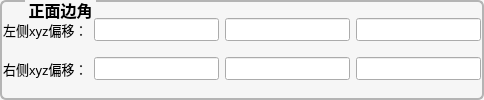
             <widget class="QGroupBox" name="groupBox_16">
              <property name="font">
               <font>
                <pointsize>12</pointsize>
                <bold>true</bold>
               </font>
              </property>
              <property name="styleSheet">
               <string notr="true">QGroupBox {
	color: rgb(0, 0, 0);
	background-color: #f6f6f6;
    border-width: 2px;
    border-radius: 6px;
   border-style:solid;
  border-color: #b4b4b4;
  margin-top: 2ex;
}
QGroupBox::title {
     subcontrol-origin: margin;
     subcontrol-position: top left;
   left:25px;
     margin-left: 0px;
     padding:0 1px;
}</string>
              </property>
              <property name="title">
               <string>正面边角</string>
              </property>
              <property name="alignment">
               <set>Qt::AlignCenter</set>
              </property>
              <layout class="QGridLayout" name="gridLayout_16">
               <property name="leftMargin">
                <number>1</number>
               </property>
               <property name="topMargin">
                <number>1</number>
               </property>
               <property name="rightMargin">
                <number>1</number>
               </property>
               <property name="bottomMargin">
                <number>1</number>
               </property>
               <property name="horizontalSpacing">
                <number>6</number>
               </property>
               <property name="verticalSpacing">
                <number>1</number>
               </property>
               <item row="0" column="1">
                <widget class="QLineEdit" name="lineEdit_Front_Region1_X_Shift_R">
                 <property name="sizePolicy">
                  <sizepolicy hsizetype="Expanding" vsizetype="Fixed">
                   <horstretch>0</horstretch>
                   <verstretch>0</verstretch>
                  </sizepolicy>
                 </property>
                 <property name="font">
                  <font>
                   <pointsize>10</pointsize>
                   <bold>false</bold>
                  </font>
                 </property>
                </widget>
               </item>
               <item row="0" column="2">
                <widget class="QLineEdit" name="lineEdit_Front_Region1_Y_Shift_R">
                 <property name="font">
                  <font>
                   <pointsize>10</pointsize>
                   <bold>false</bold>
                  </font>
                 </property>
                </widget>
               </item>
               <item row="0" column="0">
                <widget class="QLabel" name="label_17">
                 <property name="font">
                  <font>
                   <pointsize>10</pointsize>
                   <bold>false</bold>
                  </font>
                 </property>
                 <property name="styleSheet">
                  <string notr="true">color: rgb(0, 0, 0);</string>
                 </property>
                 <property name="text">
                  <string>左侧xyz偏移：</string>
                 </property>
                </widget>
               </item>
               <item row="0" column="3">
                <widget class="QLineEdit" name="lineEdit_Front_Region1_Z_Shift_R">
                 <property name="font">
                  <font>
                   <pointsize>10</pointsize>
                   <bold>false</bold>
                  </font>
                 </property>
                </widget>
               </item>
               <item row="1" column="3">
                <widget class="QLineEdit" name="lineEdit_Front_Region2_Z_Shift_R">
                 <property name="font">
                  <font>
                   <pointsize>10</pointsize>
                   <bold>false</bold>
                  </font>
                 </property>
                </widget>
               </item>
               <item row="1" column="2">
                <widget class="QLineEdit" name="lineEdit_Front_Region2_Y_Shift_R">
                 <property name="font">
                  <font>
                   <pointsize>10</pointsize>
                   <bold>false</bold>
                  </font>
                 </property>
                </widget>
               </item>
               <item row="1" column="1">
                <widget class="QLineEdit" name="lineEdit_Front_Region2_X_Shift_R">
                 <property name="font">
                  <font>
                   <pointsize>10</pointsize>
                   <bold>false</bold>
                  </font>
                 </property>
                </widget>
               </item>
               <item row="1" column="0">
                <widget class="QLabel" name="label_18">
                 <property name="font">
                  <font>
                   <pointsize>10</pointsize>
                   <bold>false</bold>
                  </font>
                 </property>
                 <property name="styleSheet">
                  <string notr="true">color: rgb(0, 0, 0);</string>
                 </property>
                 <property name="text">
                  <string>右侧xyz偏移：</string>
                 </property>
                </widget>
               </item>
              </layout>
             </widget>
